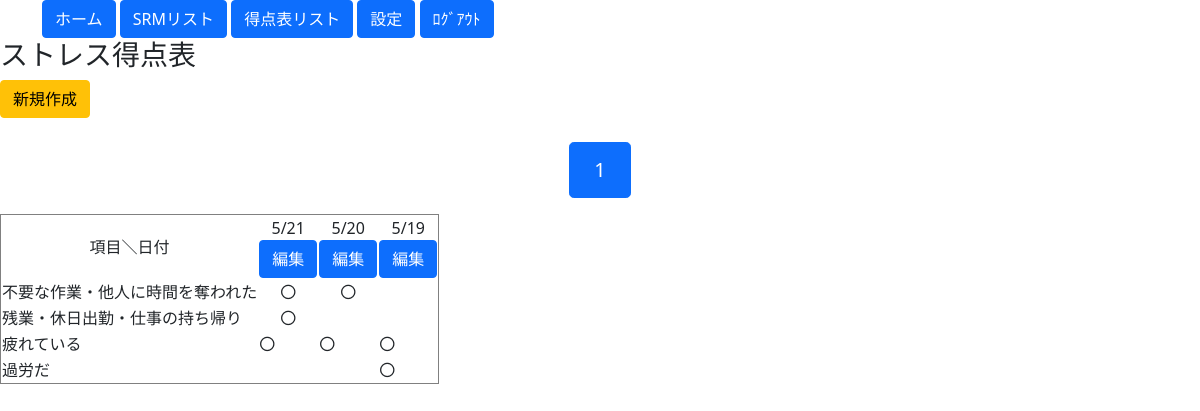
Page /stpoint/st_list/ on the committed database.
### blogpost/models.py (models this page shows, shortened)
class StPointModel(models.Model):
    point_date = models.DateField(default=timezone.now, primary_key=True, help_text="日付") #unique_for_date=True
    point1 = models.BooleanField(default='Flase')
    point2 = models.BooleanField(default='Flase')
    point3 = models.BooleanField(default='Flase')
    point4 = models.BooleanField(default='Flase')
    point5 = models.BooleanField(default='Flase')
    point6 = models.BooleanField(default='Flase')
    point7 = models.BooleanField(default='Flase')
    point8 = models.BooleanField(default='Flase')
    point9 = models.BooleanField(default='Flase')
    point10 = models.BooleanField(default='Flase')
    point11 = models.BooleanField(default='Flase')
    point12 = models.BooleanField(default='Flase')
    point13 = models.BooleanField(default='Flase')
    point14 = models.BooleanField(default='Flase')
    point15 = models.BooleanField(default='Flase')
    point16 = models.BooleanField(default='Flase')
    point17 = models.BooleanField(default='Flase')
    point18 = models.BooleanField(default='Flase')
    point19 = models.BooleanField(default='Flase')
    point20 = models.BooleanField(default='Flase')
    point21 = models.BooleanField(default='Flase')
    point22 = models.BooleanField(default='Flase')
    point23 = models.BooleanField(default='Flase')
    point24 = models.BooleanField(default='Flase')
    point25 = models.BooleanField(default='Flase')
    point26 = models.BooleanField(default='Flase')
    point27 = models.BooleanField(default='Flase')
    point28 = models.BooleanField(default='Flase')
    point29 = models.BooleanField(default='Flase')
    point30 = models.BooleanField(default='Flase')

class StPointNameModel(models.Model):
    episode = models.CharField(max_length=30)
    category = models.CharField(
        verbose_name="分類",
        choices=CONDITION,
        max_length=20,
        blank=True
        )
    point = models.IntegerField(default=30, validators=[MinValueValidator(1), MaxValueValidator(100)], help_text="1～100")
    def __str__(self):
        return self.episode

### blogpost/views.py (the view)
# urls.py: path('stpoint/st_list/', St_List.as_view(), name='St_list'),
class St_List(ListView):
    template_name = 'stpoint/st_list.html'
    model = StPointModel
    paginate_by = 7
    def get_queryset(self):
        StPoint = StPointModel.objects.order_by('-point_date')
        return StPoint
    def get_context_data(self, **kwargs):
        context = super().get_context_data(**kwargs) # はじめに継承元のメソッドを呼び出す
        context['stcategolys'] = list(StPointModel.objects.all())
        context['stNames'] = list(StPointNameModel.objects.all())
        return context

### blogpost/templatetags/random_tags.py (called while the page is built)
@register.simple_tag
def tfcheck(value1):
    if value1 == True:
        return "〇"
    else:
        return ""

### blogpost/templates/stpoint/st_list.html (shortened to what this page needs)
<!doctype html>
<html lang="en">
  <head>
    <link href="https://cdn.jsdelivr.net/npm/bootstrap@5.0.0-beta1/dist/css/bootstrap.min.css" rel="stylesheet">
  </head>
{% extends 'base.html' %}
{% block content %}
{% load random_tags %}
  <h3>ストレス得点表</h3>
  <a class="btn btn-warning" href="{% url 'St_create' %}" role="button">新規作成</a>
  <table border="1" style="border-collapse: collapse">
  <tbody>
    <tr>
      <td style="text-align:center">項目＼日付</td>
      {% for item in object_list %}
        <td style="text-align:center">{{ item.point_date|date:"n/j"  }}<BR>
        <a class="btn btn-primary" href="{% url 'St_update' item.pk %}" role="button">編集</a></td>
      {% endfor %}
    </tr>
    {% if stNames.0 != None %}
      <tr>
        <td style="text-align:center">{{ stNames.0 }}</td>
        {% for item in object_list %}
          <td style="text-align:center">{% tfcheck item.point1 %}</td>
        {% endfor %}
      </tr>
    {% endif %}
    {% if stNames.1 != None %}
      <tr>
        <td>{{ stNames.1 }}</td>
        {% for item in object_list %}
          <td style="text-align:center">{% tfcheck item.point2 %}</td>
        {% endfor %}
      </tr>
    {% endif %}
    {% if stNames.2 != None %}
      <tr>
        <td>{{ stNames.2 }}</td>
        {% for item in object_list %}
          <td>{% tfcheck item.point3 %}</td>
        {% endfor %}
      </tr>
    {% endif %}
    {% if stNames.3 != None %}
      <tr>
        <td>{{ stNames.3 }}</td>
        {% for item in object_list %}
          <td>{% tfcheck item.point4 %}</td>
        {% endfor %}
      </tr>
    {% endif %}
  </tbody>
  <nav aria-label="Page navigation example">
      <ul class="pagination justify-content-center pagination-lg g-mt-28 g-mb-28">
          {% for num in page_obj.paginator.page_range %}
              {% if num <= page_obj.number|add:5 and num >= page_obj.number|add:-5 %}
                  {% if page_obj.number == num %}
                      <li class="page-item active"><a class="page-link" href="#">{{ num }}</a></li>
                  {% else %}
                      <li class="page-item"><a class="page-link" href="?page={{ num }}">{{ num }}</a></li>
                  {% endif %}
              {% endif %}
          {% endfor %}
      </ul>
  </nav>
{% endblock content %}

### blogpost/templates/base.html (shortened to what this page needs)
<!doctype html>
<html lang="en">
  <head>
    <div class='container'>
      <td><a class="btn btn-primary" href="{% url 'Top' %}" role="button">ホーム</a></td>
      <td><a class="btn btn-primary" href="{% url 'SRMlist' %}" role="button">SRMリスト</a></td>
      <td><a class="btn btn-primary" href="{% url 'St_list' %}" role="button">得点表リスト</a></td>
      <td><a class="btn btn-primary" href="{% url 'Options' %}" role="button">設定</a></td>
      <td><a class="btn btn-primary" href="{% url 'logout' %}" role="button">ﾛｸﾞｱｳﾄ</a></td>
    </div>
    <link href="https://cdn.jsdelivr.net/npm/bootstrap@5.0.0-beta3/dist/css/bootstrap.min.css" rel="stylesheet">
  </head>
  <body>
    {% block content %}
    {% endblock content %}
  </body>
</html>

### rows in the picture
StPointModel: point_date "5/21", point1 "〇", point2 "〇", point3 "〇"
StPointModel: point_date "5/20", point1 "〇", point3 "〇"
StPointModel: point_date "5/19", point3 "〇", point4 "〇"
StPointNameModel: episode "不要な作業・他人に時間を奪われた"
StPointNameModel: episode "残業・休日出勤・仕事の持ち帰り"
StPointNameModel: episode "疲れている"
StPointNameModel: episode "過労だ"

### other values in the picture
{{ num }} "1"
